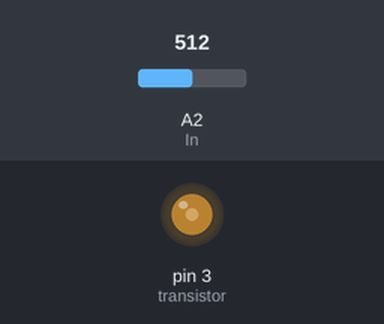
The sketch below on a simulated Arduino Uno, built with avr-gcc and run on an emulated ATmega328P. On the bench: output pins drawn as LEDs (lit = HIGH). The test bench sets the inputs (shaded band); at power-on: A2 (In) = 512.

Above: at 1.2 s.
1.3 s: A2 (In) set to 716
At 1.9 s:
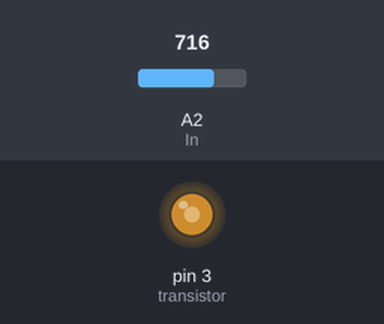
2.8 s: A2 (In) set to 1023
At 3.1 s:
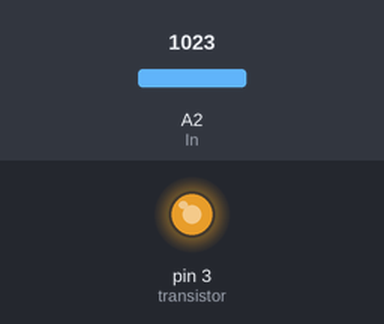
4.3 s: A2 (In) set to 306
At 5.4 s:
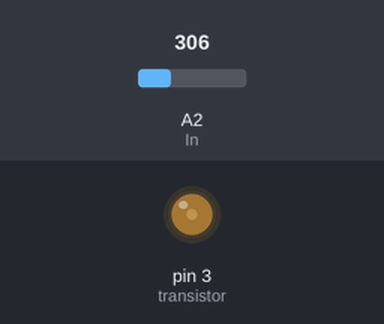
5.8 s: A2 (In) set to 0
At 6.6 s:
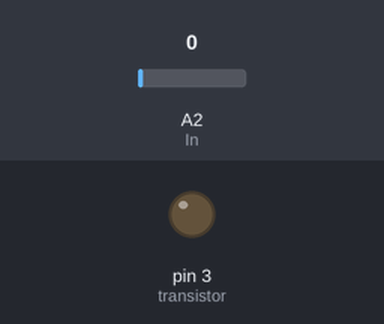
7.3 s: A2 (In) set to 511
At 7.7 s:
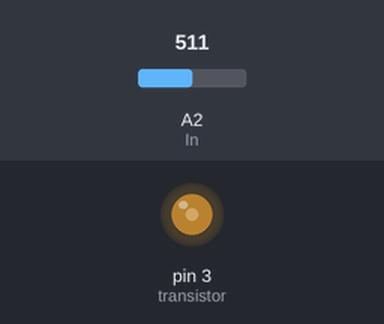
Timing chart, 0 to 9.8 s (numbered marks = the images above; inputs shaded):
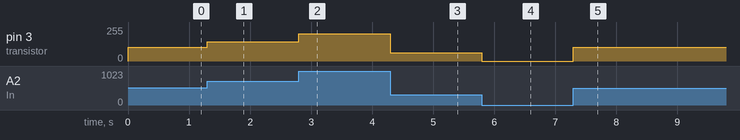

The sketch:

Motor_con_Velocidades.ino
```cpp
int In = A2;
int valor = 0;
int transistor = 3;
void setup(){
  pinMode(transistor, OUTPUT);

}

void loop(){
  valor = analogRead(In);
  analogWrite(transistor, valor/5);
}
```

Measured:
- after the input at 1.3 s, pin 3 (transistor): 102/255 → 143/255 at once
- after the input at 2.8 s, pin 3 (transistor): 143/255 → 204/255 at once
- after the input at 4.3 s, pin 3 (transistor): 204/255 → 61/255 at once
- after the input at 5.8 s, pin 3 (transistor): 61/255 → 0/255 at once
- after the input at 7.3 s, pin 3 (transistor): 0/255 → 102/255 at once
